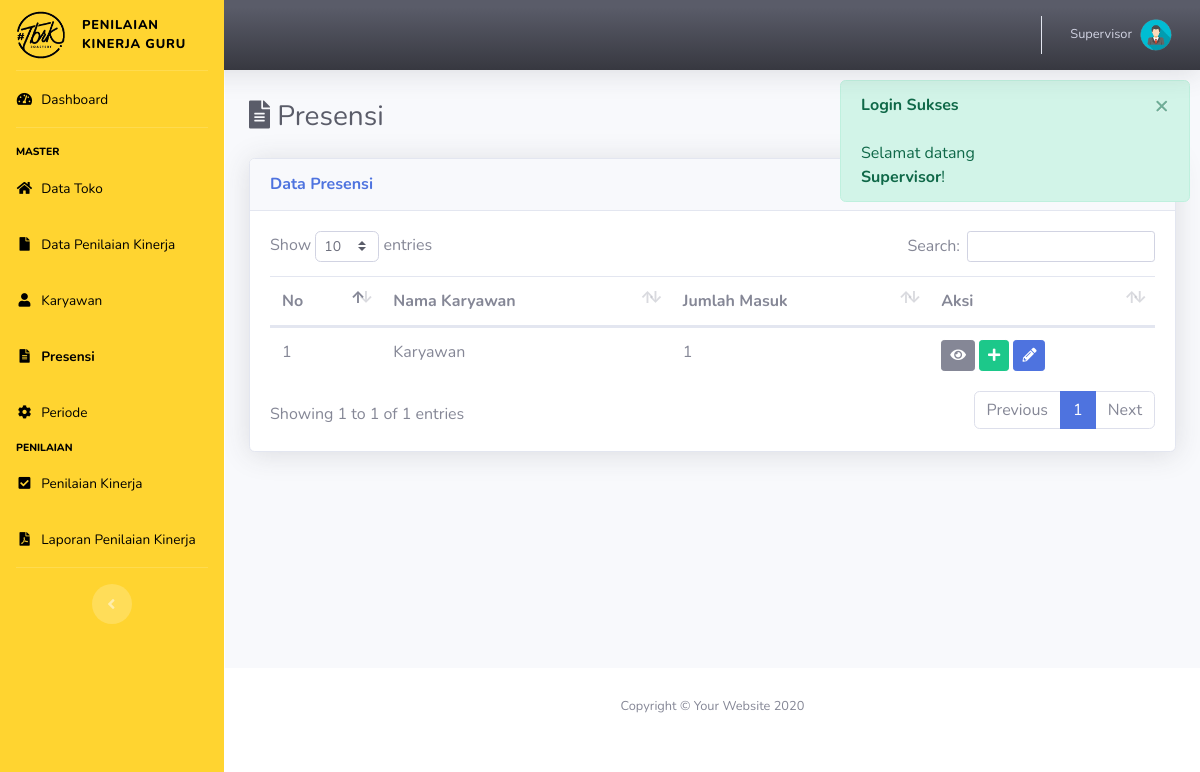
Page /index.php?p=presensi (signed in) on the earlier database version.
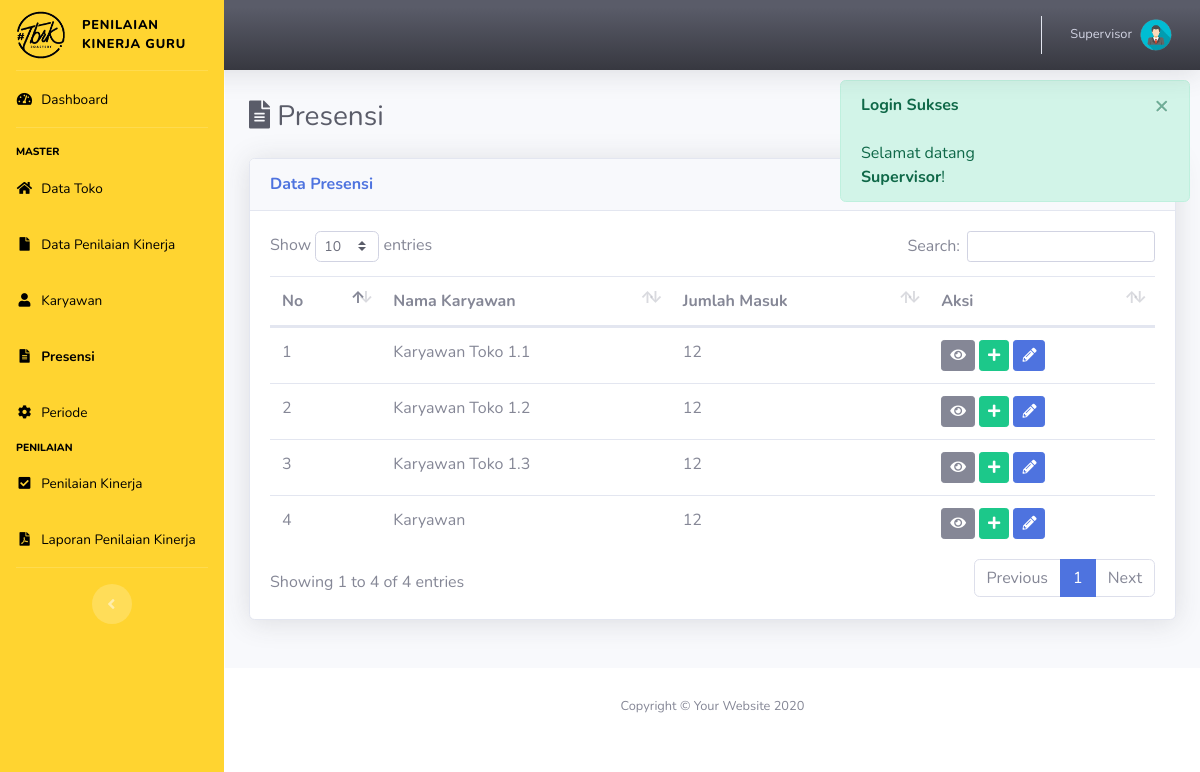
Same page on the later database version.
### tables this page shows
CREATE TABLE IF NOT EXISTS `karyawan` (
  `id_kar` varchar(12) NOT NULL,
  `id_jabatan` int(11) NOT NULL,
  `id_toko` int(11) NOT NULL,
  `password` varchar(12) NOT NULL,
  `nama` varchar(50) NOT NULL,
  `alamat` varchar(50) NOT NULL,
  `no_telp` varchar(50) NOT NULL,
  PRIMARY KEY (`id_kar`),
  KEY `id_jabatan` (`id_jabatan`),
  KEY `id_toko` (`id_toko`),
  CONSTRAINT `fk_jab1` FOREIGN KEY (`id_jabatan`) REFERENCES `jabatan` (`id_jabatan`) ON DELETE CASCADE ON UPDATE CASCADE,
  CONSTRAINT `fk_toko1` FOREIGN KEY (`id_toko`) REFERENCES `toko` (`id_toko`) ON DELETE CASCADE ON UPDATE CASCADE
);

CREATE TABLE IF NOT EXISTS `presensi` (
  `id_pres` int(11) NOT NULL AUTO_INCREMENT,
  `id_periode` int(11) NOT NULL DEFAULT 0,
  `id_kar` varchar(12) NOT NULL,
  `jml_masuk` int(11) NOT NULL,
  PRIMARY KEY (`id_pres`),
  KEY `id_kar` (`id_kar`),
  KEY `id_periode` (`id_periode`),
  CONSTRAINT `FK_presensi_periode` FOREIGN KEY (`id_periode`) REFERENCES `periode` (`id_periode`) ON DELETE CASCADE ON UPDATE CASCADE,
  CONSTRAINT `fk_kar2` FOREIGN KEY (`id_kar`) REFERENCES `karyawan` (`id_kar`) ON DELETE CASCADE ON UPDATE CASCADE
);

### pages/presensi.php (the view, shortened to what this page needs)
<div class="d-sm-flex align-items-center justify-content-between mb-4">
    <h1 class="h3 mb-0 text-gray-800"> <i class="fa fa-file-alt"></i> Presensi</h1>
</div>
<?php
	$ket = "Data";
?>
<div class="row row_angket">
	<div class="col mb-4">
		<div class="card shadow mb-4">
            <div class="card-header py-3 d-flex flex-row align-items-center justify-content-between">
                <h6 class="m-0 font-weight-bold text-primary"><?= ucfirst($ket); ?> Presensi</h6>
            </div>
            <div class="card-body">
            <?php
            	if(!isset($form)):
            ?>
            	<table class="table dataTable">
            		<thead>
            			<tr>
            				<th>No</th>
            				<th>Nama Karyawan</th>
            				<th>Jumlah Masuk</th>
            				<th>Aksi</th>
            			</tr>
            		</thead>
            		<tbody>
            		<?php
            			$i=0;
                        $idd = "SELECT * FROM karyawan WHERE nama = '{$_SESSION['name']}'";
                        $p = mysqli_query($con,$idd);
                        while ($row = mysqli_fetch_array($p)) {
                            $idtk = $row['id_toko'];
                        }
            			$sql = "SELECT *,
                                    k.id_kar AS idk FROM karyawan k
                                JOIN jabatan j ON k.id_jabatan  = j.id_jabatan
                                LEFT JOIN presensi p ON k.id_kar = p.id_kar
                                WHERE k.id_toko = $idtk AND j.level = 4";
            			$q = mysqli_query($con, $sql);
            			while($row = mysqli_fetch_array($q)):
                            $id_pres = $row['id_pres']==null?"kar_".$row['idk']:$row['id_pres'];
                            $jml_masuk = $row['jml_masuk']==null?'0':$row['jml_masuk'];
            		?>
            			<tr>
            				<td><?= ++$i; ?></td>
                            <td><?= $row['nama']; ?></td>
                            <td><?= $jml_masuk; ?></td>
            				<td>
                                <button type="button" class="btn btn-sm btn-secondary btn-detail" data-id="<?= $row['idk'] ?>" data-toggle="tooltip" data-placement="top" title="Detail">
                                    <i class="fa fa-eye"></i>
                                </button>
                                <button type="button" class="btn btn-sm btn-success btn-tambah" data-jml="<?= $jml_masuk ?>" data-id="<?= $id_pres ?>" data-toggle="tooltip" data-placement="top" title="Tambah">
                                    <i class="fa fa-plus"></i>
                                </button>
                                <?php if(substr($id_pres, 0, 3) != "kar"): ?>
                                <a href="index.php?p=presensi&ket=ubah&id=<?= $id_pres ?>" class="btn btn-sm btn-primary" data-toggle="tooltip" data-placement="top" title="Ubah Data"><i class="fa fa-pencil-alt"></i></a>
                                <?php endif; ?>
                            </td>
            			</tr>
            		<?php endwhile; ?>
            		</tbody>
            	</table>
            	<?php endif; ?>
            </div>
        </div>
    </div>
</div>

Differences in the rows shown:
added karyawan: nama "Karyawan Toko 1.1", presensi.jml_masuk "12"
added karyawan: nama "Karyawan Toko 1.2", presensi.jml_masuk "12"
added karyawan: nama "Karyawan Toko 1.3", presensi.jml_masuk "12"
changed through a linked row, karyawan "Karyawan": presensi.jml_masuk "1" → "12"
Other differences:
text written by a page script: "Show entries Search: Showing 1 to 1 of 1 entries Previous 1 Next" → "Show entries Search: Showing 1 to 4 of 4 entries Previous 1 Next"
